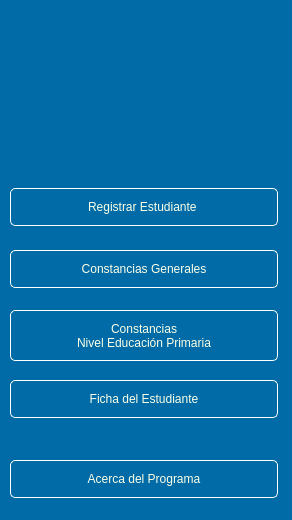
   <widget class="QWidget" name="Options" native="true">
    <property name="geometry">
     <rect>
      <x>0</x>
      <y>0</y>
      <width>292</width>
      <height>520</height>
     </rect>
    </property>
    <property name="styleSheet">
     <string notr="true">QWidget {
background-color:#006BA6;
}

QPushButton{
background-color: None;
border-radius: 5px;
border: 1px solid white;
font: bold 14pt &quot;Arial&quot;;
color: #FCFFE7;
}

QPushButton:hover{
background-color:#03045e;
border-radius: 5px;
border: 1px solid white;
}</string>
    </property>
    <widget class="QPushButton" name="NewStudnt">
     <property name="geometry">
      <rect>
       <x>10</x>
       <y>188</y>
       <width>268</width>
       <height>38</height>
      </rect>
     </property>
     <property name="focusPolicy">
      <enum>Qt::NoFocus</enum>
     </property>
     <property name="layoutDirection">
      <enum>Qt::RightToLeft</enum>
     </property>
     <property name="text">
      <string>Registrar Estudiante </string>
     </property>
     <property name="icon">
      <iconset>
       <normaloff>../.designer/backup/icons/user-add-svgrepo-com.png</normaloff>../.designer/backup/icons/user-add-svgrepo-com.png</iconset>
     </property>
     <property name="iconSize">
      <size>
       <width>23</width>
       <height>23</height>
      </size>
     </property>
     <property name="checkable">
      <bool>true</bool>
     </property>
     <property name="autoExclusive">
      <bool>true</bool>
     </property>
    </widget>
    <widget class="QPushButton" name="InfoShow">
     <property name="geometry">
      <rect>
       <x>53</x>
       <y>12</y>
       <width>180</width>
       <height>155</height>
      </rect>
     </property>
     <property name="focusPolicy">
      <enum>Qt::NoFocus</enum>
     </property>
     <property name="styleSheet">
      <string notr="true">QPushButton{
background-color:#000000ff;
border: none;
color: #FCFFE7;
}
</string>
     </property>
     <property name="text">
      <string/>
     </property>
     <property name="iconSize">
      <size>
       <width>176</width>
       <height>178</height>
      </size>
     </property>
    </widget>
    <widget class="QLabel" name="label_3">
     <property name="geometry">
      <rect>
       <x>53</x>
       <y>12</y>
       <width>180</width>
       <height>155</height>
      </rect>
     </property>
     <property name="styleSheet">
      <string notr="true"/>
     </property>
     <property name="text">
      <string>&lt;html&gt;&lt;head/&gt;&lt;body&gt;&lt;p&gt;&lt;img src=&quot;/home/Laura/PyQT_tut/icons/logofondo.png&quot; width=&quot;180&quot; height=&quot;155&quot;/&gt;&lt;/p&gt;&lt;/body&gt;&lt;/html&gt;</string>
     </property>
    </widget>
    <widget class="QPushButton" name="Back2Home">
     <property name="geometry">
      <rect>
       <x>-1</x>
       <y>2</y>
       <width>288</width>
       <height>520</height>
      </rect>
     </property>
     <property name="focusPolicy">
      <enum>Qt::NoFocus</enum>
     </property>
     <property name="styleSheet">
      <string notr="true">QPushButton{
background-color:#000000ff;
border: none;
color: #FCFFE7;
}
</string>
     </property>
     <property name="text">
      <string/>
     </property>
     <property name="flat">
      <bool>false</bool>
     </property>
    </widget>
    <widget class="QPushButton" name="GenConst">
     <property name="geometry">
      <rect>
       <x>10</x>
       <y>250</y>
       <width>268</width>
       <height>38</height>
      </rect>
     </property>
     <property name="focusPolicy">
      <enum>Qt::NoFocus</enum>
     </property>
     <property name="layoutDirection">
      <enum>Qt::RightToLeft</enum>
     </property>
     <property name="text">
      <string>Constancias Generales</string>
     </property>
     <property name="icon">
      <iconset>
       <normaloff>../.designer/backup/icons/file-text-svgrepo-com.png</normaloff>../.designer/backup/icons/file-text-svgrepo-com.png</iconset>
     </property>
     <property name="iconSize">
      <size>
       <width>23</width>
       <height>23</height>
      </size>
     </property>
     <property name="checkable">
      <bool>true</bool>
     </property>
     <property name="autoExclusive">
      <bool>true</bool>
     </property>
    </widget>
    <widget class="QPushButton" name="PrimConst">
     <property name="geometry">
      <rect>
       <x>10</x>
       <y>310</y>
       <width>268</width>
       <height>51</height>
      </rect>
     </property>
     <property name="focusPolicy">
      <enum>Qt::NoFocus</enum>
     </property>
     <property name="layoutDirection">
      <enum>Qt::LeftToRight</enum>
     </property>
     <property name="text">
      <string>Constancias
Nivel Educación Primaria</string>
     </property>
     <property name="icon">
      <iconset>
       <normaloff>../.designer/backup/icons/file-text-svgrepo-com.png</normaloff>../.designer/backup/icons/file-text-svgrepo-com.png</iconset>
     </property>
     <property name="iconSize">
      <size>
       <width>0</width>
       <height>0</height>
      </size>
     </property>
     <property name="checkable">
      <bool>true</bool>
     </property>
     <property name="autoExclusive">
      <bool>true</bool>
     </property>
    </widget>
    <widget class="QPushButton" name="About">
     <property name="geometry">
      <rect>
       <x>10</x>
       <y>460</y>
       <width>268</width>
       <height>38</height>
      </rect>
     </property>
     <property name="focusPolicy">
      <enum>Qt::NoFocus</enum>
     </property>
     <property name="layoutDirection">
      <enum>Qt::LeftToRight</enum>
     </property>
     <property name="text">
      <string>Acerca del Programa</string>
     </property>
     <property name="icon">
      <iconset>
       <normaloff>../.designer/backup/icons/file-text-svgrepo-com.png</normaloff>../.designer/backup/icons/file-text-svgrepo-com.png</iconset>
     </property>
     <property name="iconSize">
      <size>
       <width>0</width>
       <height>0</height>
      </size>
     </property>
     <property name="checkable">
      <bool>true</bool>
     </property>
     <property name="autoExclusive">
      <bool>true</bool>
     </property>
    </widget>
    <widget class="QPushButton" name="StudData">
     <property name="geometry">
      <rect>
       <x>10</x>
       <y>380</y>
       <width>268</width>
       <height>38</height>
      </rect>
     </property>
     <property name="focusPolicy">
      <enum>Qt::NoFocus</enum>
     </property>
     <property name="layoutDirection">
      <enum>Qt::RightToLeft</enum>
     </property>
     <property name="text">
      <string>Ficha del Estudiante</string>
     </property>
     <property name="icon">
      <iconset>
       <normaloff>../.designer/backup/icons/file-text-svgrepo-com.png</normaloff>../.designer/backup/icons/file-text-svgrepo-com.png</iconset>
     </property>
     <property name="iconSize">
      <size>
       <width>23</width>
       <height>23</height>
      </size>
     </property>
     <property name="checkable">
      <bool>true</bool>
     </property>
     <property name="autoExclusive">
      <bool>true</bool>
     </property>
    </widget>
    <zorder>Back2Home</zorder>
    <zorder>NewStudnt</zorder>
    <zorder>label_3</zorder>
    <zorder>InfoShow</zorder>
    <zorder>GenConst</zorder>
    <zorder>PrimConst</zorder>
    <zorder>About</zorder>
    <zorder>StudData</zorder>
   </widget>
